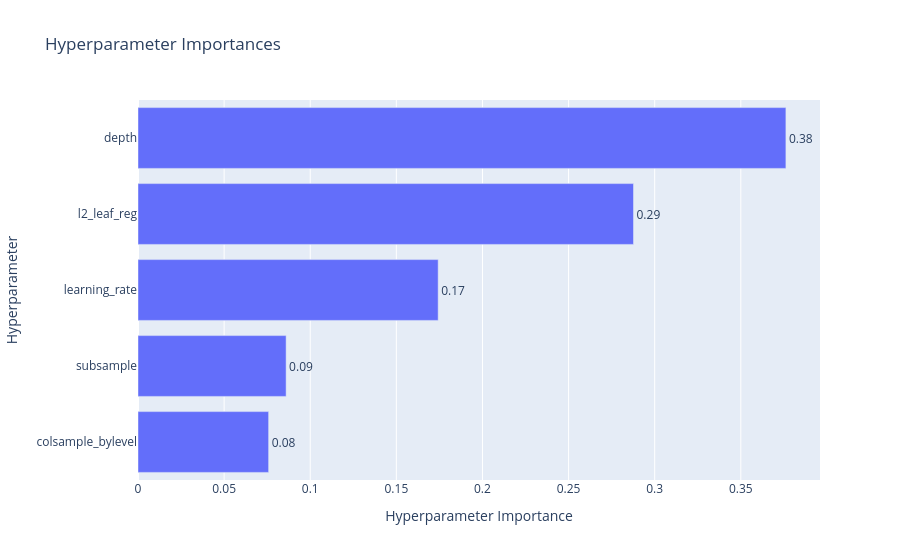

This figure's notebook cell:
### Code cell
optuna.visualization.plot_param_importances(
    study, target=lambda t: t.values[0], target_name="coverage"
)

### Figure 1 — Plotly figure (JSON) as saved in the notebook; plotly's stock layout.template omitted (floating-point values rounded to 4 significant figures)
{"data": [{"cliponaxis": false, "hovertemplate": ["colsample_bylevel (FloatDistribution): 0.07585054129995696<extra></extra>", "subsample (FloatDistribution): 0.08599733131164536<extra></extra>", "learning_rate (FloatDistribution): 0.17428313000839413<extra></extra>", "l2_leaf_reg (IntDistribution): 0.2876909218320885<extra></extra>", "depth (IntDistribution): 0.37617807554791505<extra></extra>"], "name": "coverage", "orientation": "h", "text": ["0.08", "0.09", "0.17", "0.29", "0.38"], "textposition": "outside", "type": "bar", "x": [0.07585, 0.086, 0.1743, 0.2877, 0.3762], "y": ["colsample_bylevel", "subsample", "learning_rate", "l2_leaf_reg", "depth"]}], "layout": {"title": {"text": "Hyperparameter Importances"}, "xaxis": {"title": {"text": "Hyperparameter Importance"}}, "yaxis": {"title": {"text": "Hyperparameter"}}}}
